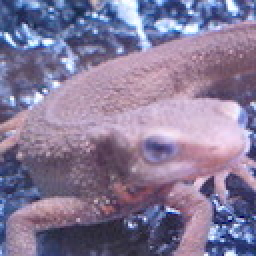
#> input picture Gazou100knock_anser/input/imori.jpg, 128 x 128 px (shown 2 times larger)
$ python q14.py   (older library calls are emulated)
#> lines starting #> are read from the running program, lines starting #| are printed output that depends on the picture
#> further down, img is the input picture: shape (128, 128, 3); mean B, G, R 152.8, 121.8, 134.1
### Gazou100knock_anser/function.py
import numpy as np


# [11 lines left out: function BGR2RGB, not called in this run]


def RGB2GRAY(img):
    #与えられた画像を数値値
    img=img.astype(np.float32)
    b=img[:,:,0].copy()#img[行:列:色]
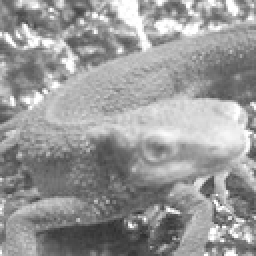
#> b: shape (128, 128) float32 (shown 2 times larger); min 46, max 255, mean 152.8
    g=img[:,:,1].copy()
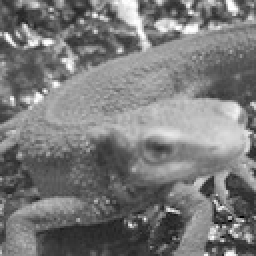
#> g: shape (128, 128) float32 (shown 2 times larger); min 0, max 255, mean 121.8
    r=img[:,:,2].copy()
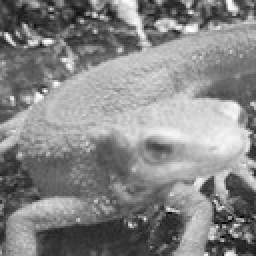
#> r: shape (128, 128) float32 (shown 2 times larger); min 0, max 255, mean 134.1

    img= 0.2126*r + 0.7152*g + 0.0722*b
#> img: shape (128, 128) float32

    #画像を複合して戻す、符号なしの整数にする
    return img.astype(np.uint8)


# [318 lines left out: functions binarization, Obinarization, BGR2HSV, HSV2BGR, tone_reduction, average_pooling and 8 more, not called in this run]

def differential_filter(img,size=3,axis=0):
#> called with size = 3, axis = 1
    img=img.astype(np.float32)
    H,W=img.shape
#> H = 128; W = 128

    #0パディング
    zero_pad=size//2 #余る=奇数サイズ
    out=np.zeros((H+zero_pad*2,W+zero_pad*2),dtype=np.float32)
    out[zero_pad:H+zero_pad,zero_pad:W+zero_pad]=img.copy().astype(np.float32)
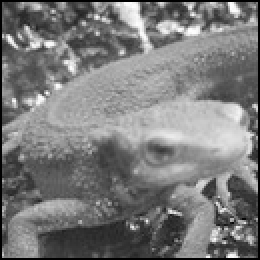
#> out: shape (130, 130) float32 (shown 2 times larger); min 0, max 254, mean 122.3

    #kernel
    if axis==0:#行方向
        K=[ [0,0,0],[-1,1,0],[0,0,0]]
    else:#列方向
        K=[ [0,-1,0],[0,1,0],[0,0,0]]

    tmp=out.copy()

    #フィルタリング
    for y in range(H):
        for x in range(W):#sumで集約する必要がある
            out[zero_pad + y, zero_pad + x] = np.sum(K*tmp[y: y + size, x: x + size])
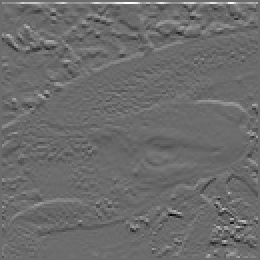
#> out: shape (130, 130) float32 (shown 2 times larger); min -186, max 253, mean 0.8; drawn with min black and max white
    out=out[zero_pad:zero_pad+H,zero_pad:zero_pad+W].astype(np.uint8)
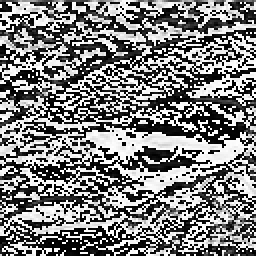
#> out: shape (128, 128) (shown 2 times larger); min 0, max 255, mean 126.3
    return out

# [297 lines left out: functions sobel_filter, Prewitt_filter, Laplacian_filter, Emboss_filter, hist_normalization, hist_manipulate and 6 more, not called in this run]

### Gazou100knock_anser/q14.py
import cv2
import numpy as np
import function as func

img = cv2.imread("input/imori.jpg")
img = func.RGB2GRAY(img)
out = img.copy()
out = func.differential_filter(out,size=3,axis=1)#axis=0 tate 1 yoko

cv2.imwrite("output/q14_yoko.jpg",out)
cv2.imshow("result", img)
cv2.waitKey(0)
cv2.destroyAllWindows()
